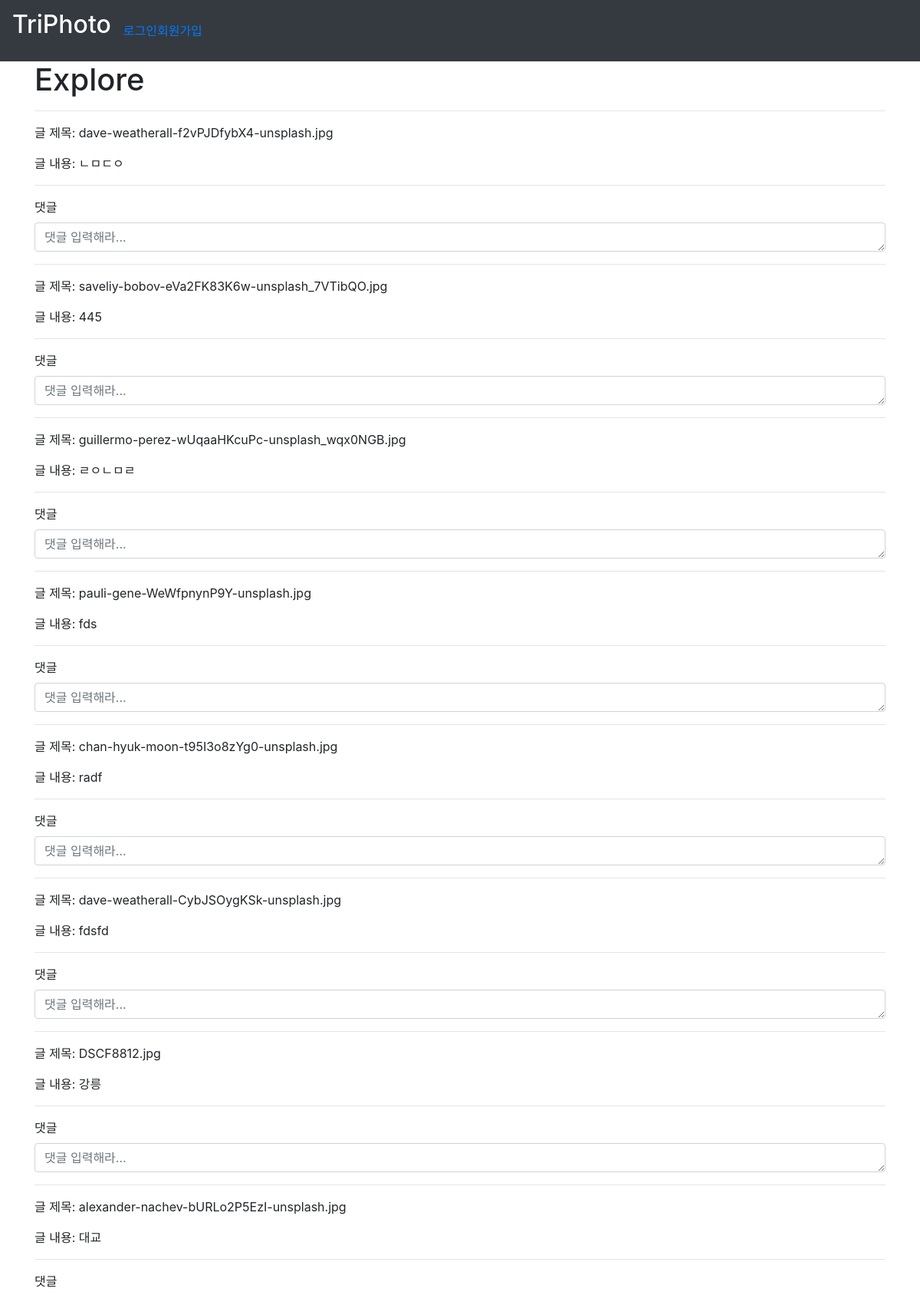
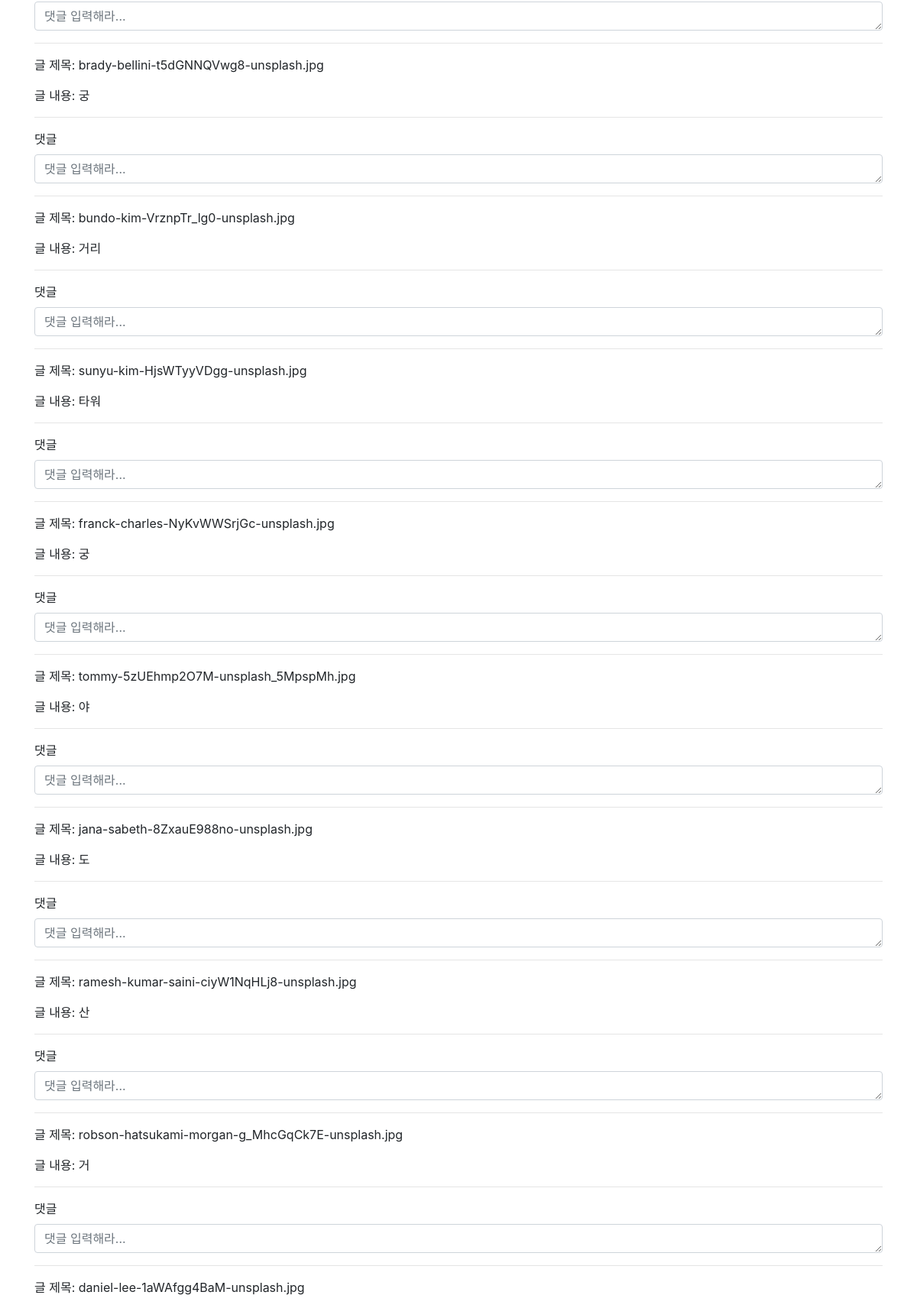
Screenshot of /photos/explore/ (upper part) with the database file from the repository (2 pictures, top to bottom).
### photos/models.py (models this page shows, shortened)
class Photo(models.Model):
  photo = models.ImageField()
  content = models.TextField()
  longitude = models.FloatField()
  latitude = models.FloatField()
  created_at = models.DateTimeField(auto_now_add=True)
  updated_at = models.DateTimeField(auto_now=True)
  user = models.ForeignKey(settings.AUTH_USER_MODEL, on_delete=models.CASCADE)
  like_users = models.ManyToManyField(settings.AUTH_USER_MODEL, related_name='like_articles', blank=True)
  hashtags = models.ManyToManyField(Hashtag, blank=True)

### photos/views.py (the view)
# urls.py: path('explore/', views.explore, name='explore'),
def explore(request):
  photos = Photo.objects.all()
  comment_form = CommentForm()
  context = {
    'photos':photos,
    'comment_form':comment_form,
  }
  return render(request, 'photos/photo_list.html', context)

### photos/forms.py
class CommentForm(forms.ModelForm):
  content = forms.CharField(
    label='댓글',
    widget=forms.Textarea(
      attrs={
        'class':'content',
        'placeholder':'댓글 입력해라...',
        'rows':1,
      }
    )
  )
  class Meta:
    model = Comment
    fields = ('content',)

### config/templates/photos/photo_list.html (shortened to what this page needs)
{% extends 'base.html' %}
{% load bootstrap4 %}
{% block body %}
{% if request.resolver_match.url_name == 'list' %}
  <h1>List</h1>
{% else %}
  <h1>Explore</h1>
{% endif %}
<hr>
{% for photo in photos %}
  <p>글 제목: {{ photo.photo }}</p>
  <p>글 내용: {{ photo.content }}</p>
  <hr>
  <form action="{% url 'photos:comment_create' photo.pk %}" method="POST">
    {% bootstrap_form comment_form %}
  </form>
  <hr>
{% endfor %}
{% endblock %}

### rows the page displays
Photo: photo "dave-weatherall-f2vPJDfybX4-unsplash.jpg", content "ㄴㅁㄷㅇ"
Photo: photo "saveliy-bobov-eVa2FK83K6w-unsplash_7VTibQO.jpg", content "445"
Photo: photo "guillermo-perez-wUqaaHKcuPc-unsplash_wqx0NGB.jpg", content "ㄹㅇㄴㅁㄹ"
Photo: photo "pauli-gene-WeWfpnynP9Y-unsplash.jpg", content "fds"
Photo: photo "chan-hyuk-moon-t95I3o8zYg0-unsplash.jpg", content "radf"
Photo: photo "dave-weatherall-CybJSOygKSk-unsplash.jpg", content "fdsfd"
Photo: photo "DSCF8812.jpg", content "강릉"
Photo: photo "alexander-nachev-bURLo2P5EzI-unsplash.jpg", content "대교"
Photo: photo "brady-bellini-t5dGNNQVwg8-unsplash.jpg", content "궁"
Photo: photo "bundo-kim-VrznpTr_lg0-unsplash.jpg", content "거리"
Photo: photo "sunyu-kim-HjsWTyyVDgg-unsplash.jpg", content "타워"
Photo: photo "franck-charles-NyKvWWSrjGc-unsplash.jpg", content "궁"
Photo: photo "tommy-5zUEhmp2O7M-unsplash_5MpspMh.jpg", content "야"
Photo: photo "jana-sabeth-8ZxauE988no-unsplash.jpg", content "도"
Photo: photo "ramesh-kumar-saini-ciyW1NqHLj8-unsplash.jpg", content "산"
Photo: photo "robson-hatsukami-morgan-g_MhcGqCk7E-unsplash.jpg", content "거"
Photo: photo "daniel-lee-1aWAfgg4BaM-unsplash.jpg"
